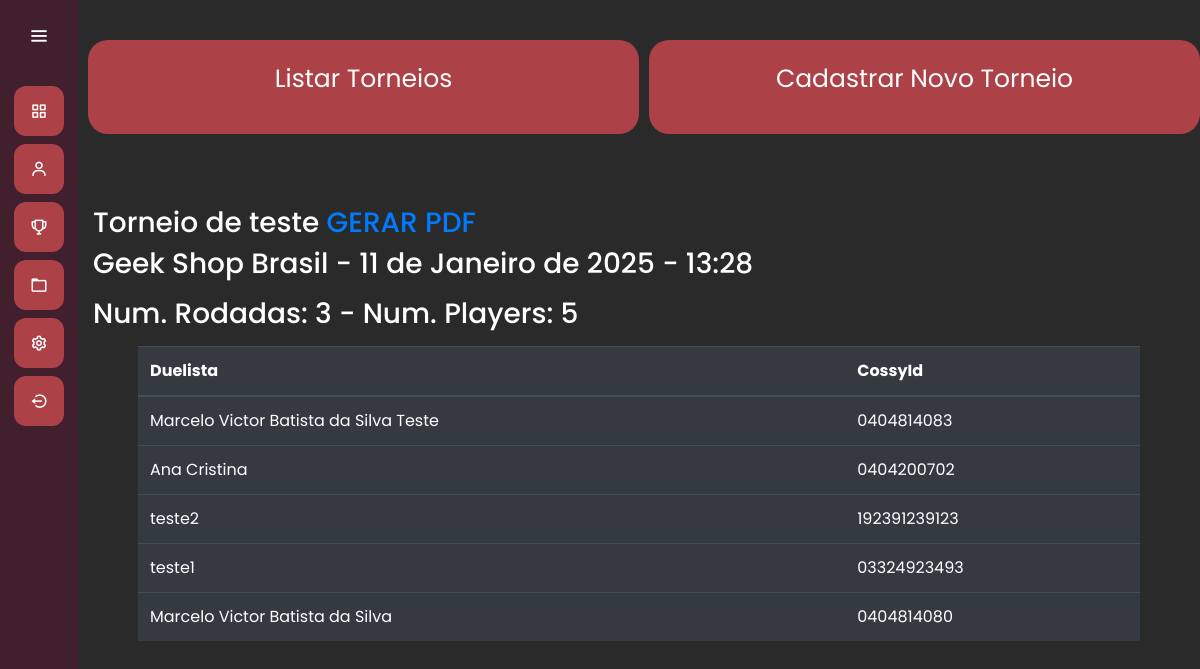
The app's page /torneio/acessar_torneio/V31wprbkXpUSPxxSRBAboA/ (signed in) with its own data.
### torneio/models.py (models this page shows, shortened)
class Torneio(models.Model):
    name = models.CharField(max_length=100)
    loja = models.CharField(max_length=100)
    categoria = models.ForeignKey(CategoriaTorneio, on_delete=models.CASCADE)
    duelists = models.ManyToManyField(Duelist, null=True, blank=True)
    horario_inicio = models.TimeField(null=True)
    data_inicio = models.DateField(null=True)
    data_fim = models.DateField(null=True)
    finalizado = models.BooleanField(default=False)
    protocolo = models.CharField(max_length=44, null=True, blank=True)
    identificador = models.CharField(max_length=24, null=True, blank=True)
    num_rodadas = models.IntegerField(default=1)
    winner = models.ForeignKey(Duelist, on_delete=models.CASCADE, related_name='torneios_ganhos', null=True, blank=True)
    def save(self, *args, **kwargs):
        if not self.protocolo:
            self.protocolo = datetime.now().strftime("%d/%m/%Y-%H:%M:%-S-") + token_hex(12)
        if not self.identificador:
            self.identificador = token_urlsafe(16)
        super().save(*args, **kwargs)
    def definir_num_rodadas(self):
        duelists = self.duelists.all()
        num_duelists = duelists.count()
        if num_duelists < 2:
            return 0
        num_rodadas = math.ceil(math.log2(num_duelists))
        self.num_rodadas = num_rodadas
        self.save()
        return num_rodadas

### duelists/models.py (models this page shows, shortened)
class Duelist(models.Model):
    name = models.CharField(max_length=50)
    nickname = models.CharField(max_length=50, default="No Nickname")
    email = models.CharField(max_length=50)
    cossyId = models.CharField(max_length=12)
    victories = models.IntegerField(default=0)
    defeates = models.IntegerField(default=0)
    contact_number = models.CharField(max_length=15)
    points = models.IntegerField(default=0)

### torneio/views.py (the view)
# urls.py: path('acessar_torneio/<str:identificador>/' , views.acessar_torneio, name = 'acessar_torneio'),
def acessar_torneio(request,identificador):
    torneio = get_object_or_404(Torneio, identificador=identificador)
    return render(request, 'acessar_torneio.html', {"torneio" : torneio})

### torneio/templates/acessar_torneio.html
{% extends 'base.html' %}
{% load static %}
{% block 'head' %}
    <link rel="stylesheet" href="{% static 'duelists/css/duelists.css' %}">
    <link rel="stylesheet" href="{% static 'torneio/css/listar_torneio.css' %}">
{% endblock %}
{% block 'dashboard' %}
<div class=container>
    <div class="row">
      <a href="{% url 'listar_torneio' %}" style="text-decoration: none; color: inherit;" class="col-md card-dashboard">
          <p class="text-card">Listar Torneios</p>
      </a>
  {%if user.is_staff%}
      <a href="{% url 'novo_torneio' %}" style="text-decoration: none; color: inherit;" class="col-md card-dashboard">
          <p class="text-card">Cadastrar Novo Torneio</p>
      </a>
      {%endif%}
  </div>
  </div>
  <br>
  <br>
  <div class = "container"><br>
      <h3>{{torneio.name}}
        <a href= "{% url 'gerar_os' torneio.identificador %}">GERAR PDF</a>
        <h3>
            <p>{{torneio.loja}} - {{torneio.data_fim}} - {{torneio.horario_inicio}} </p>
            <p> Num. Rodadas: {{torneio.definir_num_rodadas}} - Num. Players: {{torneio.duelists.all.count}} </p>
  </div>
  <div class="container-fluid distanciamento">
      <div>
          <table class="table table-dark">
              <thead>
                <tr>
                  <th scope="col">Duelista</th>
                  <th scope="col">CossyId</th>
                </tr>
              </thead>
              <tbody>
                  {% for duelist in torneio.duelists.all %}
                  <tr>
                      <td>{{duelist.name}}</td>
                      <td>{{duelist.cossyId}}</td>
                      </tr>
                  {% endfor %}
              </tbody>
            </table>
      </div>
  </div>
{% endblock %}

### templates/static/general/css/base.css (style rules this page uses)
* { margin: 0; padding: 0; box-sizing: border-box; font-family: "Poppins" , sans-serif; }

### templates/static/general/css/general.css (style rules this page uses)
:root { --main-color: #ac4147; --dark-color: #411f2d; --light-color: #ffc27f; --contrast-color: #f88863; --differential-color: #ffe29a; }

### templates/static/duelists/css/duelists.css (style rules this page uses)
.card-dashboard { background-color: var(--main-color); width: 50%; margin-left: 10px; margin-top: 40px; text-align: center; padding: 20px; cursor: pointer; border-radius: 20px; }
.text-card { font-size: 25px; }

### templates/static/torneio/css/listar_torneio.css (style rules this page uses)
.distanciamento { padding-left: 60px; padding-right: 60px; }

### records on screen
Torneio: name "Torneio de teste", loja "Geek Shop Brasil", data_fim "11 de Janeiro de 2025", horario_inicio "13:28", definir_num_rodadas "3", duelists.all.count "5"
Duelist: name "Marcelo Victor Batista da Silva Teste", cossyId "0404814083"
Duelist: name "Ana Cristina", cossyId "0404200702"
Duelist: name "teste2", cossyId "192391239123"
Duelist: name "teste1", cossyId "03324923493"
Duelist: name "Marcelo Victor Batista da Silva", cossyId "0404814080"
